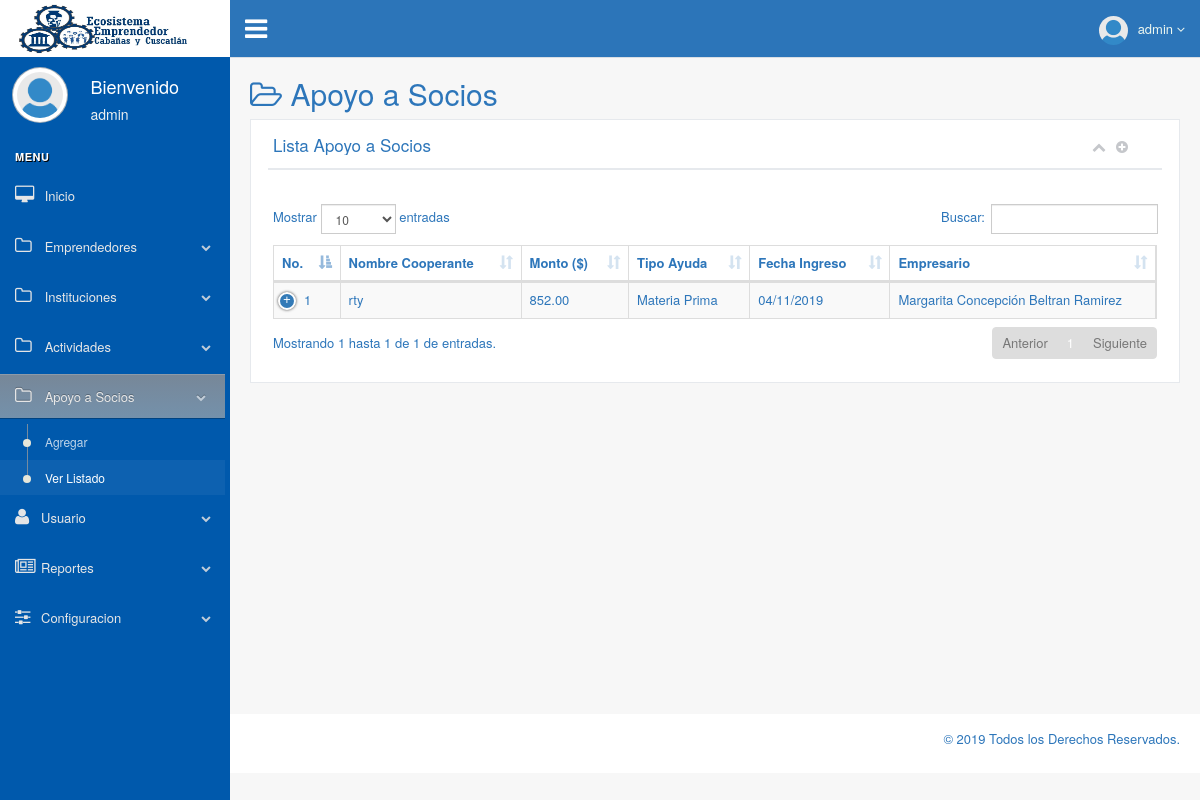
The page /production/lista_apoyo_socios.php (signed in) on the database as committed earlier.
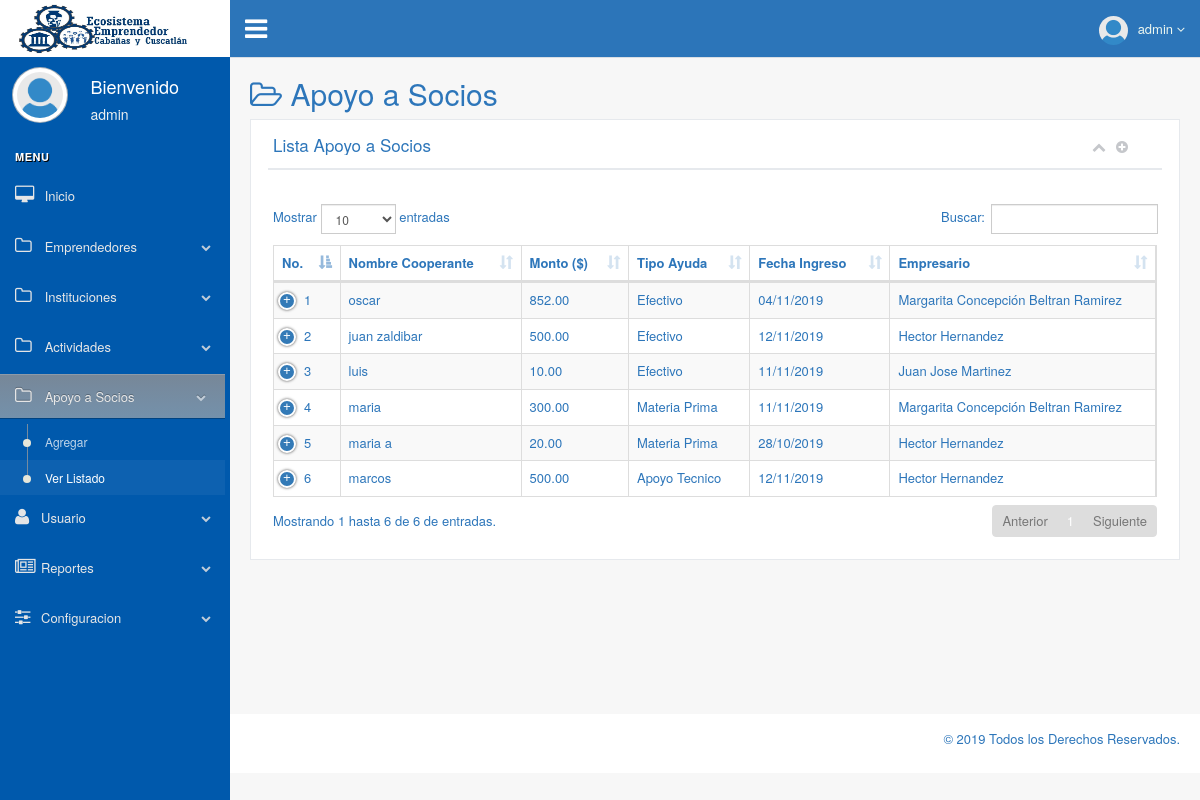
The same page on the database as committed later.
### tables this page shows
CREATE TABLE IF NOT EXISTS `cooperante` (
  `id_cooperante` int(11) NOT NULL AUTO_INCREMENT,
  `nombre_cooperante` text NOT NULL,
  `monto` decimal(10,2) NOT NULL,
  `tipo_ayuda` text NOT NULL,
  `fecha_ingreso` date NOT NULL,
  `id_emprendedor` int(11) NOT NULL,
  `id_usuario` int(11) NOT NULL,
  PRIMARY KEY (`id_cooperante`)
);

CREATE TABLE IF NOT EXISTS `emprendedor` (
  `id_emprendedor` int(11) NOT NULL AUTO_INCREMENT,
  `institucion` varchar(50) NOT NULL,
  `responsable` text NOT NULL,
  `fecha_ingreso` date NOT NULL,
  `nombre` text NOT NULL,
  `apellido` text NOT NULL,
  `sexo` varchar(10) NOT NULL,
  `dui` varchar(50) NOT NULL,
  `nit` varchar(50) NOT NULL,
  `fecha_nacimiento` date NOT NULL,
  `comunidad` text NOT NULL,
  `canton` text NOT NULL,
  `departamento` text NOT NULL,
  `municipio` text NOT NULL,
  `telefono` text NOT NULL,
  `correo` text NOT NULL,
  `profesion` text NOT NULL,
  `nivel_escolar` text NOT NULL,
  `nombre_organizacion` text NOT NULL,
  `actividad_eco` text NOT NULL,
  `tipo_local` varchar(150) NOT NULL,
  `fecha_inicio` date NOT NULL,
  `latitud` double NOT NULL,
  `longitud` double NOT NULL,
  `act_eco_prin_de` text NOT NULL,
  `infraestructura` text NOT NULL,
  `equipo` text NOT NULL,
  `productos` text NOT NULL,
  `recursos_humanos` text NOT NULL,
  `perfil_cliente` text NOT NULL,
  `mercado_objetivo` text NOT NULL,
  `competencia_mercado` text NOT NULL,
  `situacion_legal` varchar(50) NOT NULL,
  `nombre_comercial` text NOT NULL,
  `nit_negocio` varchar(50) NOT NULL,
  `cuenta_bancaria` text NOT NULL,
  `matricula_comercio` text NOT NULL,
  `factura` text NOT NULL,
  `registro_iva` text NOT NULL,
  `act_eco_prin_sl` text NOT NULL,
  `otra` text NOT NULL,
  `limitaciones` text NOT NULL,
  `id_usuario` int(11) NOT NULL,
  `estado` varchar(10) NOT NULL,
  PRIMARY KEY (`id_emprendedor`)
);

### production/lista_apoyo_socios.php (the view, shortened to what this page needs)
<?php
$logueo=$_SESSION['acceso'];
if($logueo=='si'){
include ("../build/conexion.php");
?>
<!DOCTYPE html>
<html lang="es">
  <head>
    <link href="../vendors/bootstrap/dist/css/bootstrap.min.css" rel="stylesheet">
    <link href="../vendors/font-awesome/css/font-awesome.min.css" rel="stylesheet">
    <link href="../vendors/PNotify/dist/PNotifyBrightTheme.css" rel="stylesheet" type="text/css" />
    <link href="../vendors/datatables.net-bs/css/dataTables.bootstrap.min.css" rel="stylesheet">
    <link href="../vendors/datatables.net-buttons-bs/css/buttons.bootstrap.min.css" rel="stylesheet">
    <link href="../vendors/datatables.net-fixedheader-bs/css/fixedHeader.bootstrap.min.css" rel="stylesheet">
    <link href="../vendors/datatables.net-responsive-bs/css/responsive.bootstrap.min.css" rel="stylesheet">
    <link href="../vendors/datatables.net-scroller-bs/css/scroller.bootstrap.min.css" rel="stylesheet">
    <link href="../build/css/custom.css" rel="stylesheet">
  </head>
  <body class="nav-md">
    <div class="container body">
      <div class="main_container">
        <div class="col-md-3 left_col">
          <div class="left_col scroll-view">
            <?php
              include("logo.php");
            ?>
            <?php
              include("menu_principal.php");
            ?>
          </div>
        </div>
        <?php
          include("menu_salir.php");
        ?>
        <div class="right_col" role="main">
          <div class="">
            <div class="page-title">
              <div class="title_left">
                <h2><i class="fa fa-folder-open-o"></i> Apoyo a Socios</h2>
              </div>
            </div>
            <div class="clearfix"></div>
            <div class="row">
              <div class="col-md-12 col-sm-12 col-xs-12">
                <div class="x_panel">
                  <div class="x_title">
                    <h2>Lista Apoyo a Socios</h2>
                    <ul class="nav navbar-right panel_toolbox">
                      <li><a class="collapse-link"><i class="fa fa-chevron-up"></i></a>
                      </li>
                      <li><a data-toggle="tooltip" data-placement="top" title="Agregar Apoyo a Socio" href="ingreso_apoyo_socio.php"><i class="fa fa-plus-circle"></i></a>
                      </li>
                    </ul>
                    <div class="clearfix"></div>
                  </div>
                  <div class="x_content">
                  <br />
                    <input type="hidden" name="bandera" id="bandera">
                    <table id="datatable-responsive" class="table table-striped table-bordered dt-responsive nowrap" cellspacing="0" width="100%">
                      <thead>
                        <tr>
                          <th>No.</th>
                          <th>Nombre Cooperante</th>
                          <th>Monto ($)</th>
                          <th>Tipo Ayuda</th>
                          <th>Fecha Ingreso</th>
                          <th>Empresario</th>
                        </tr>
                      </thead>
                      <tbody>
                        <?php
                        $contador=1;
                        $stmt= $pdo->prepare("SELECT c.id_cooperante, c.nombre_cooperante, c.monto, c.tipo_ayuda, DATE_FORMAT(c.fecha_ingreso, '%d/%m/%Y') AS fecha_ingreso, e.nombre, e.apellido FROM cooperante AS c INNER JOIN emprendedor AS e ON (c.id_emprendedor=e.id_emprendedor)");
                        $stmt->execute();
                        $result=$stmt->fetchAll(PDO::FETCH_ASSOC);
                        foreach($result as $lista_cooperante){
                              echo "<tr>";
                              echo "<td>" .$contador. "</td>";
                              echo "<td>" . $lista_cooperante['nombre_cooperante'] . "</td>";
                              echo "<td>" . $lista_cooperante['monto'] . "</td>";
                              echo "<td>" . $lista_cooperante['tipo_ayuda'] . "</td>";
                              echo "<td>" . $lista_cooperante['fecha_ingreso'] . "</td>";
                              echo "<td>" . $lista_cooperante['nombre'] . " " . $lista_cooperante['apellido'] . "</td>";
                              echo "</tr>";
                              $contador++;
                          }
                        ?>
                      </tbody>
                    </table>
                      </div>
                    </div>
                   </div>
                  </div>
                </div>
              </div>
            </div>
          </div>
        <?php
          include("pie_pagina.php");
        ?>
  </body>
</html>
<?php
}else{
  header('location: login.php');
}
?>

### production/logo.php
<div class="navbar nav_title" style="border: 0;">
     <a href="index.php" class="site_title"> <img src="images/logo.jpeg" width="200%" height="200%"></a>
</div>

### production/menu_principal.php (shortened to what this page needs)
<div class="profile clearfix">
  <div class="profile_pic">
    <img src="images/user2.png" alt="..." class="img-circle profile_img">
  </div>
  <div class="profile_info">
    <h4 style="color:#FFFFFF">Bienvenido</h4>
    <h2><?php echo $_SESSION['usuario']; ?></h2>
  </div>
</div>
<br />
            <div id="sidebar-menu" class="main_menu_side hidden-print main_menu">
              <div class="menu_section">
                <h3>Menu</h3>
                <ul class="nav side-menu">
                  <li><a href="index.php"><i class="fa fa-desktop"></i> Inicio </a>
                  </li>
                  <?php
                    $nivel_usuario=$_SESSION['nivel'];
                    if($nivel_usuario=="Administrador"){
                  ?>
                  <li><a><i class="fa fa-folder-o"></i> Emprendedores <span class="fa fa-chevron-down"></span></a>
                  </li>
                  <li><a><i class="fa fa-folder-o"></i> Instituciones <span class="fa fa-chevron-down"></span></a>
                  </li>
                  <li><a><i class="fa fa-folder-o"></i> Actividades <span class="fa fa-chevron-down"></span></a>
                  </li>
                  <li><a><i class="fa fa-folder-o"></i> Apoyo a Socios <span class="fa fa-chevron-down"></span></a>
                    <ul class="nav child_menu">
                      <li><a href="ingreso_apoyo_socio.php">Agregar</a></li>
                      <li><a href="lista_apoyo_socios.php">Ver Listado</a></li>
                    </ul>
                  </li>
                  <li><a><i class="fa fa-user"></i>Usuario <span class="fa fa-chevron-down"></span></a>
                  </li>
                  <li><a><i class="fa fa-newspaper-o"></i>Reportes <span class="fa fa-chevron-down"></span></a>
                  </li>
                  <?php
                  }
                  ?>
                  <li><a><i class="fa fa-sliders"></i>Configuracion <span class="fa fa-chevron-down"></span></a>
                  </li>
                </ul>
              </div>
            </div>

### production/menu_salir.php (shortened to what this page needs)
<div class="top_nav">
  <div class="nav_menu">
    <nav>
      <div class="nav toggle">
        <a id="menu_toggle"><i class="fa fa-bars"></i></a>
      </div>
      <ul class="nav navbar-nav navbar-right">
        <li class="">
          <a href="javascript:;" class="user-profile dropdown-toggle" data-toggle="dropdown" aria-expanded="false">
            <img src="images/user2.png" alt=""><?php echo $_SESSION['usuario']; ?>
            <span class=" fa fa-angle-down"></span>
          </a>
        </li>
      </ul>
    </nav>
  </div>
</div>

### production/pie_pagina.php
<footer>
    <div class="pull-right">
        <p>© 2019 Todos los Derechos Reservados.</p>
    </div>
    <div class="clearfix"></div>
</footer>

Rows that differ between the two databases and show on the page:
changed cooperante: nombre_cooperante "rty" → "oscar"; tipo_ayuda "Materia Prima" → "Efectivo"
added cooperante: nombre_cooperante "juan zaldibar", monto "500.00", tipo_ayuda "Efectivo", fecha_ingreso "12/11/2019", id_emprendedor.nombre "Hector", id_emprendedor.apellido "Hernandez"
added cooperante: nombre_cooperante "luis", monto "10.00", tipo_ayuda "Efectivo", fecha_ingreso "11/11/2019", id_emprendedor.nombre "Juan Jose", id_emprendedor.apellido "Martinez"
added cooperante: nombre_cooperante "maria", monto "300.00", tipo_ayuda "Materia Prima", fecha_ingreso "11/11/2019", id_emprendedor.nombre "Margarita Concepción", id_emprendedor.apellido "Beltran Ramirez"
added cooperante: nombre_cooperante "maria a", monto "20.00", tipo_ayuda "Materia Prima", fecha_ingreso "28/10/2019", id_emprendedor.nombre "Hector", id_emprendedor.apellido "Hernandez"
added cooperante: nombre_cooperante "marcos", monto "500.00", tipo_ayuda "Apoyo Tecnico", fecha_ingreso "12/11/2019", id_emprendedor.nombre "Hector", id_emprendedor.apellido "Hernandez"
Other text that changed with them:
text written by a page script: "Mostrar entradas Buscar: Mostrando 1 hasta 1 de 1 de entradas. Anterior 1 Siguiente" → "Mostrar entradas Buscar: Mostrando 1 hasta 6 de 6 de entradas. Anterior 1 Siguiente"
